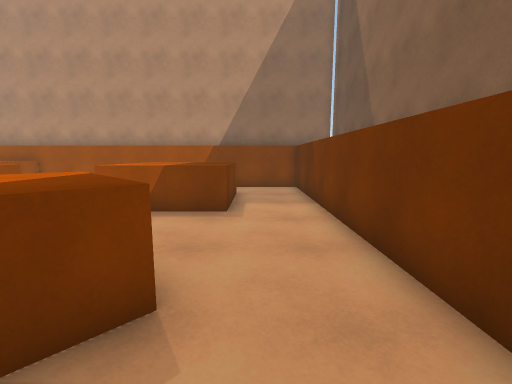
view 1 (above)

24 first-person views from a walk through a 3-D level made in the Unity game engine. The camera is 1.5 m above the floor, tilts 8° down and sees 90° across. The floor is counted in squares, 1 m on a side. Each view is taken from the middle of a square. On the plan, view 1 faces up. The plan holds only what a view shows up to about 13 squares ahead; the rest is blank. The player is left out.

view 2
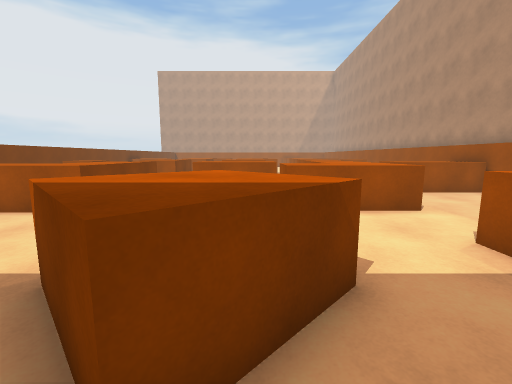

view 3
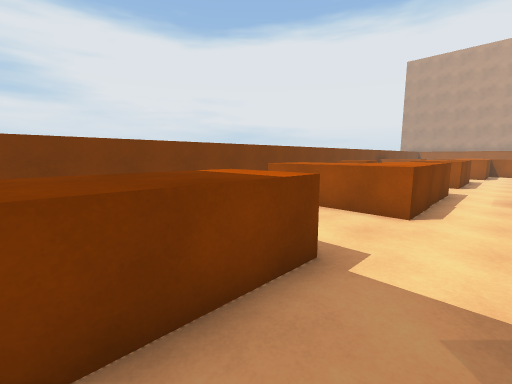

view 4
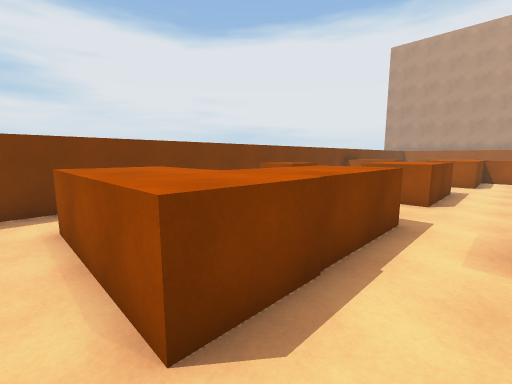

view 5
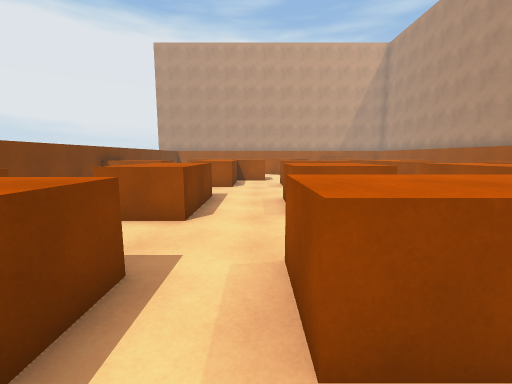

view 6
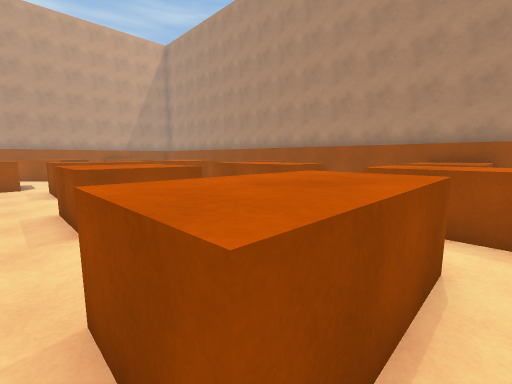

view 7
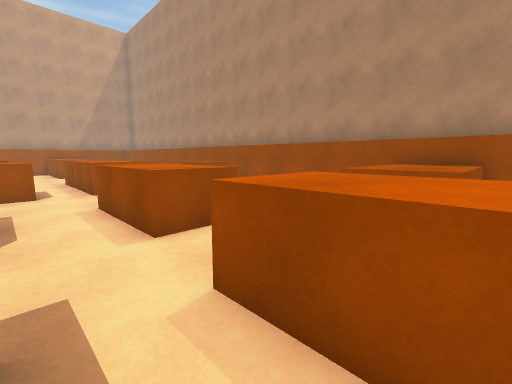

view 8
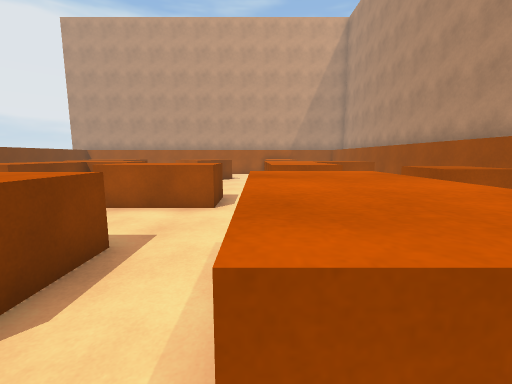

view 9
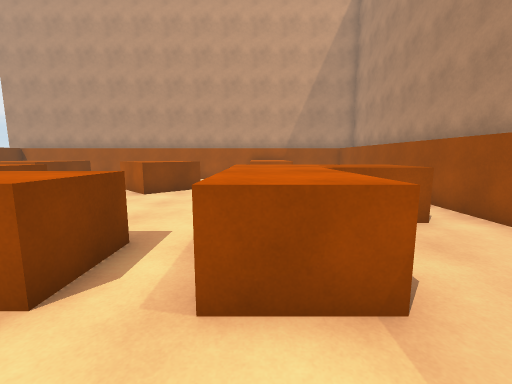

view 10
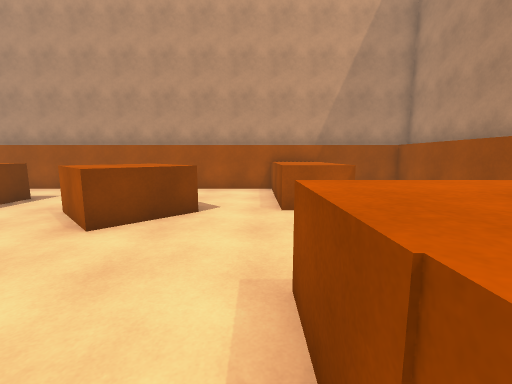

view 11
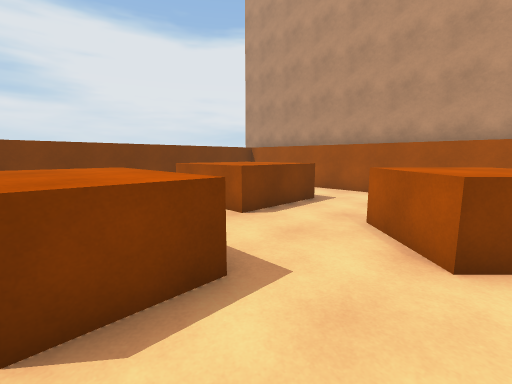

view 12
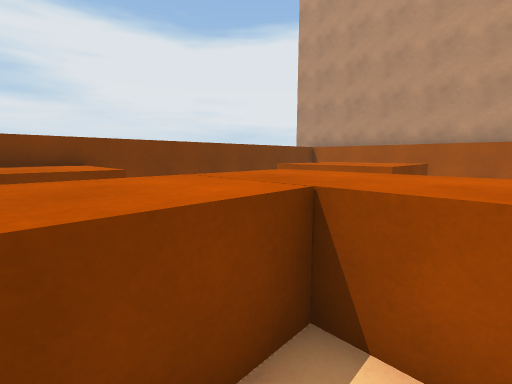

view 13
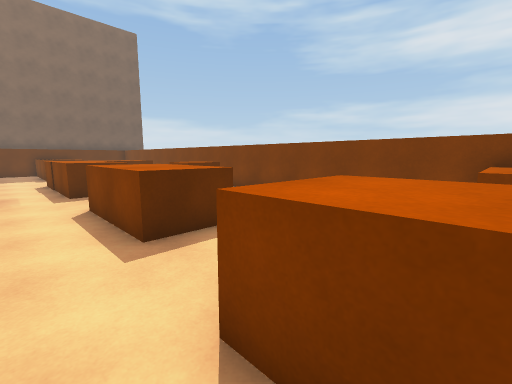

view 14
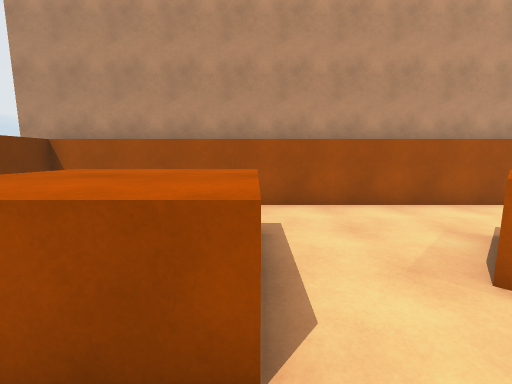

view 15
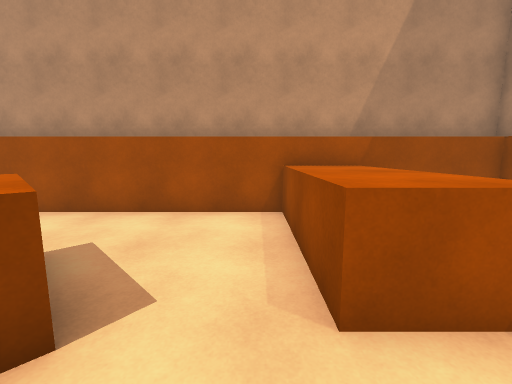

view 16
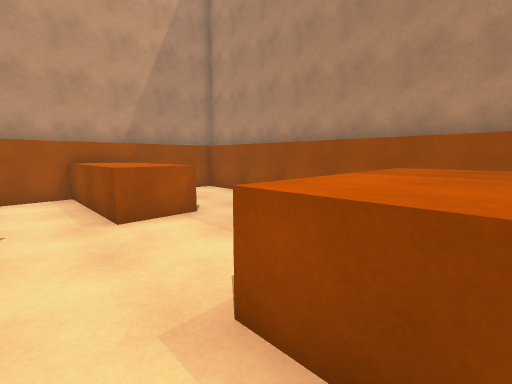

view 17
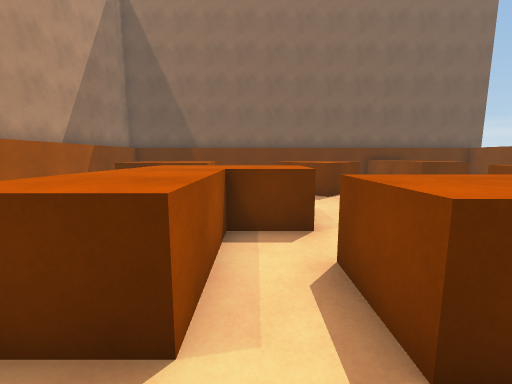

view 18
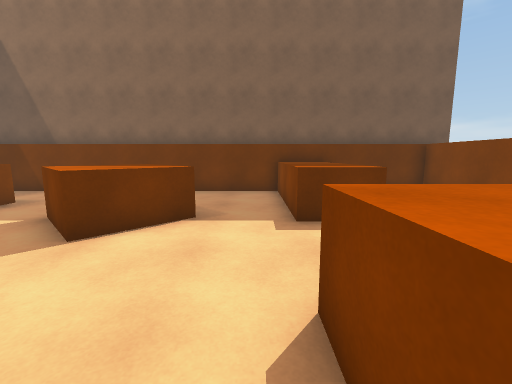

view 19
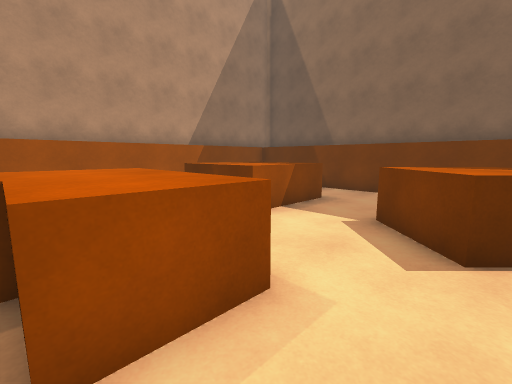

view 20
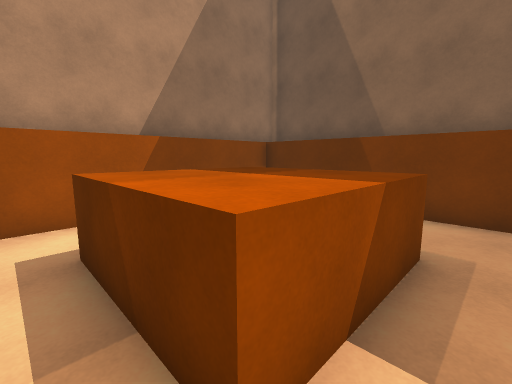

view 21
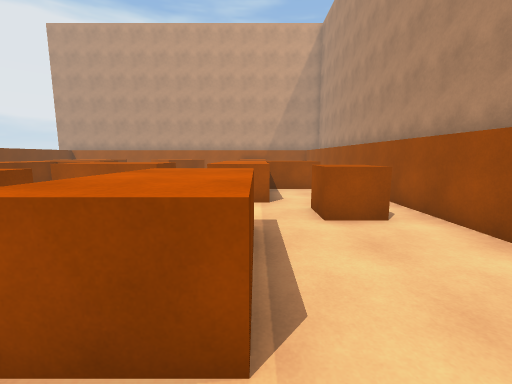

view 22
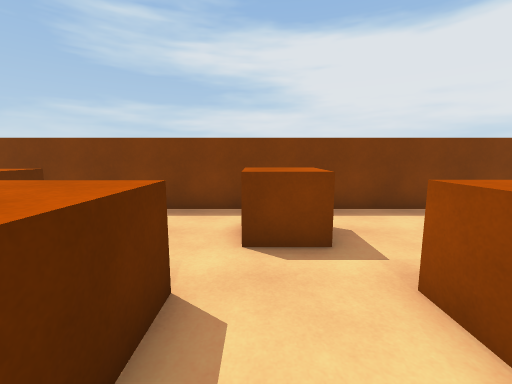

view 23
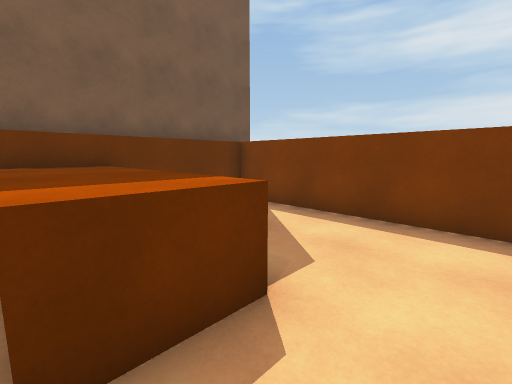

view 24
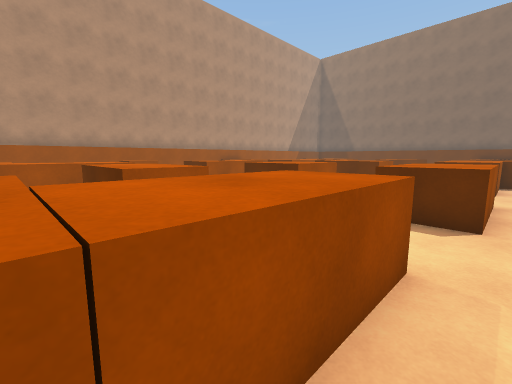

### Floor plan
Key: @ floor where view 1 was taken; # wall or solid block; . floor; ^ raised ledge.
Columns run from 36 left of view 1 to 2 right of it. Each row starts with its distance up from view 1.
 13 #######################################
 12 #...      ...........   ^^.    ..  ...#
 11 #....     ^^....^^....  ^^..   ..  ...#
 10 #  ...   .^^....^^....  ^^...  .^^^^..#
  9 #^^^^... .^^..........  ^^.... .^^^^..#
  8 #^^^^^....^^^^^^..^^^^ .........^^^^..#
  7 #^^^^^....^^^^^^ .^^^^. ^^^^^^..^^^^..#
  6 #.................^^^^..^^^^^^........#
  5 #............^^............^^^........#
  4 #....^^......^^.........^^.^^^...^....#
  3 #...^^^#.... ^^...^^^   ^^......^^^...#
  2 #...^^^....  ^^...^^^   ^^.. ...^^^#..#
  1 #....^............^^^...^^   ....^^...#
  0 #........^^^........................@.#
 -1 #........^^^^^^.......................#
 -2 #..^^^^..^^^^^^...^^^^..^^^^^^...^^^^^#
 -3 #..^^^^. ^^^^^^...^^^^..^^^^^^...^^^^^#
 -4 #. ^^^^    . .....^^^......^^^...^^^^^#
 -5 #  ^^^^     ^^      ..^^.. ^^^.....   #
 -6 #           ^^     ...^^.. ^^^......  #
 -7 #          .^^     .......   ........ #
 -8 ############^^#########################

Positions as (right, up) in squares from view 1, and headings:
1: (0, 0), facing up
2: (0, 3), facing left
3: (0, 0), facing down-left
4: (-6, 0), facing down-left
5: (-9, 0), facing left
6: (-10, 0), facing up-left
7: (-10, 4), facing up-left
8: (-14, 6), facing left
9: (-19, 7), facing left
10: (-24, 6), facing left
11: (-25, 3), facing down-left
12: (-23, 0), facing down-left
13: (-23, 0), facing down-right
14: (-28, -2), facing left
15: (-29, 6), facing left
16: (-25, 5), facing up-left
17: (-14, 5), facing right
18: (-9, -1), facing right
19: (-9, 2), facing up-right
20: (-5, 6), facing up-right
21: (-13, 8), facing left
22: (-13, -1), facing down
23: (-5, -2), facing down-right
24: (-25, -4), facing up-right
